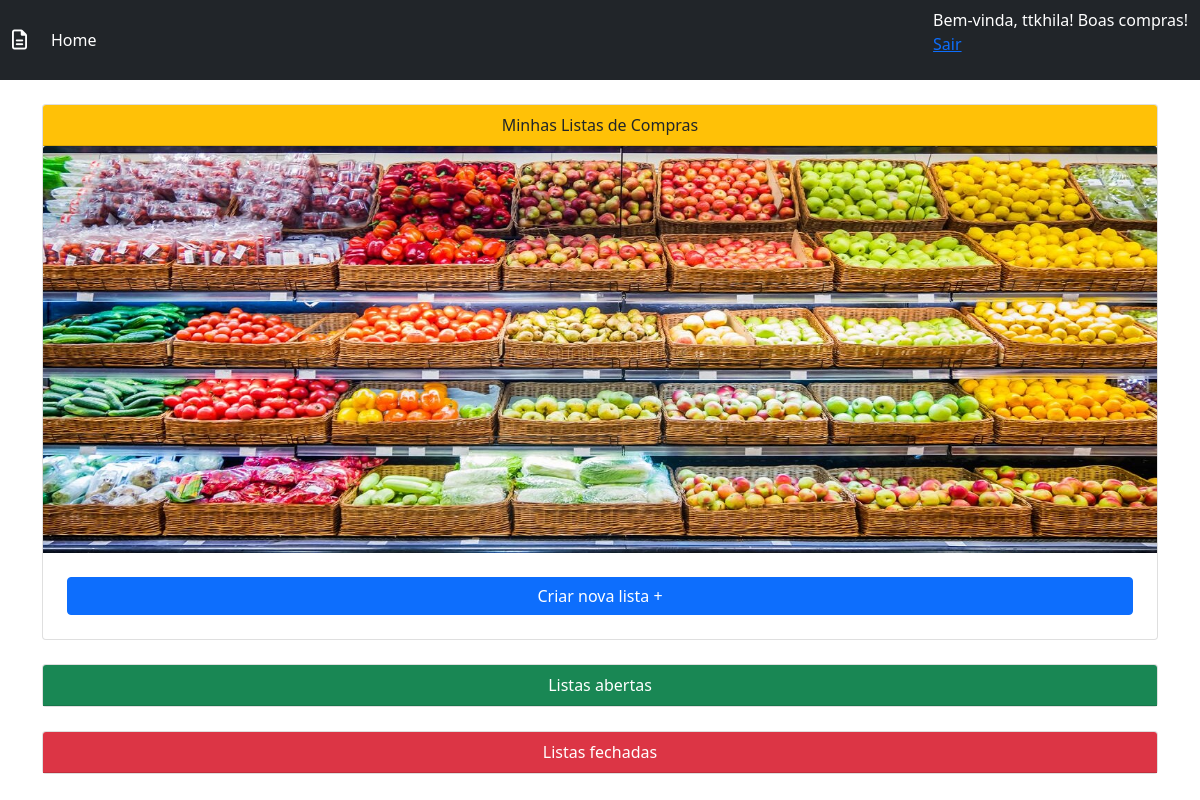
The page /mercado/ (signed in) on the database as committed earlier.
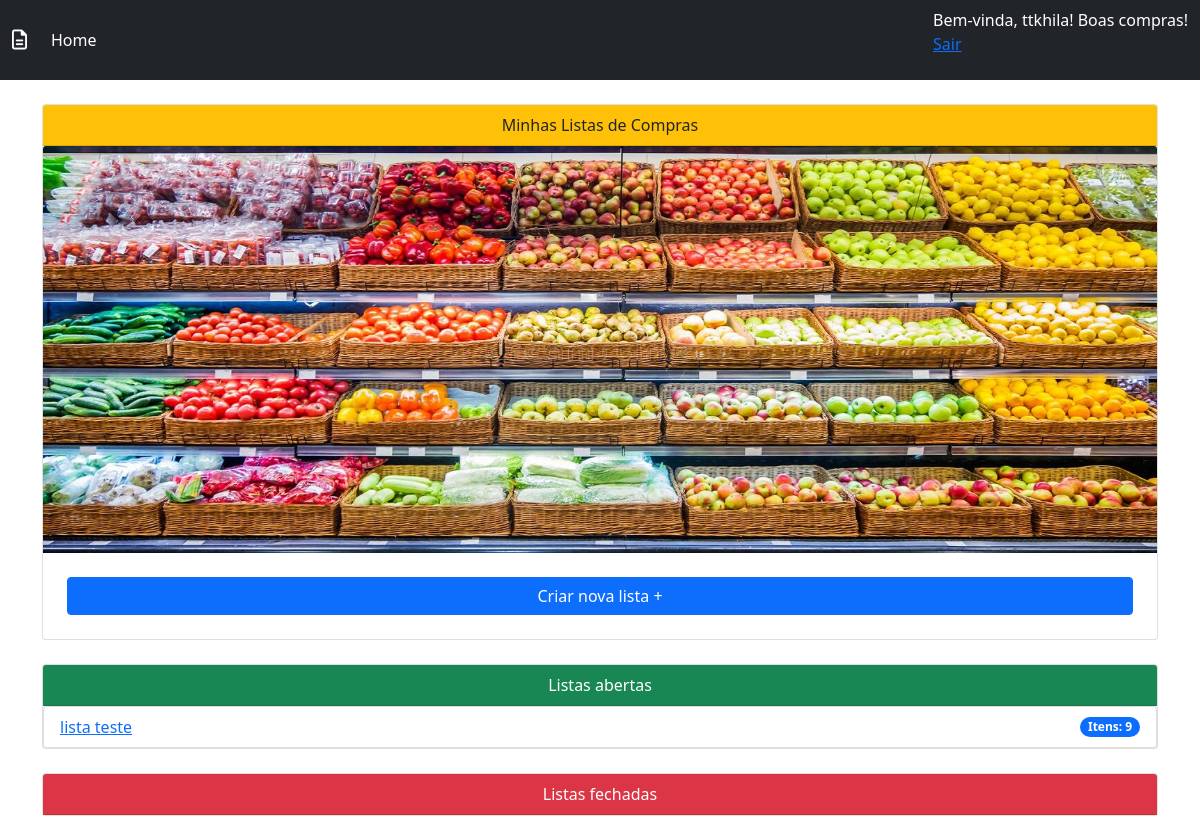
The same page on the database as committed later.
### mercado/models.py (models this page shows, shortened)
class ListaCompra(models.Model):
    nome = models.CharField(max_length=100, null=False)
    data_criacao = models.DateTimeField(auto_now_add=True)
    data_fechamento = models.DateTimeField(auto_now=False, auto_now_add=False)
    finalizada = models.BooleanField(default=False)

### mercado/views.py (the view)
# urls.py: path('', views.mercado_index, name='mercado'),
@login_required
def mercado_index(request):
    open_lists = ListaCompra.objects.filter(Q(finalizada=False))
    closed_lists = ListaCompra.objects.filter(Q(finalizada=True))
    result_open = {}
    result_closed = {}
    for _list in open_lists:
        distinct = ProdutoLista.objects.filter(Q(lista_compra=_list.id)).values('produto').distinct().count()
        result_open[_list.id] = [_list.nome, distinct]
    for _list in closed_lists:
        distinct = ProdutoLista.objects.filter(Q(lista_compra=_list.id)).values('produto').distinct().count()
        result_closed[_list.id] = [_list.nome, distinct]
    return render(request, 'index.html', { 'open': result_open, 'closed': result_closed } )

### mercado/templates/index.html (shortened to what this page needs)
{% extends 'base.html' %}
{% load static %}
{% block 'body' %}
<div class="row">
    <div class="col-sm-12">
        <div class="card mt-4">
            <div class="card-header text-dark bg-warning text-center">Minhas Listas de Compras</div>
            <img class="card-img-top" src="{% static 'img/banner_mercado.jpg' %}" />
            <div class="card-body">
                <div class="d-grid gap-2 m-2">
                    <a href="{% url 'novaLista' %}" type="button" class="btn btn-primary">Criar nova lista +</a>
                </div>
            </div>
        </div>
        <div class="card mt-4">
            <div class="card-header bg-success text-white text-center">Listas abertas</div>
            <ul class="list-group">
                {% for id, item in open.items %}
                <li class="list-group-item d-flex justify-content-between align-items-center">
                <a href="{% url 'showList' id %}" class="card-link">{{item.0}}</a>
                    <span class="badge bg-primary rounded-pill">Itens: {{item.1}}</span>
                </li>
                {% endfor %}
            </ul>
        </div>
        <div class="card mt-4 mb-4">
            <div class="card-header bg-danger text-white text-center">Listas fechadas</div>
        </div>
    </div>
</div>
{% endblock %}

### templates/base.html (shortened to what this page needs)
{% load static %}
<!DOCTYPE html>
<html lang="pt-br">
<head>
    <link href="https://cdn.jsdelivr.net/npm/bootstrap@5.0.2/dist/css/bootstrap.min.css" rel="stylesheet">
    <link rel="stylesheet" href="{% static 'css/general.css' %}">
</head>
<body>
    <nav class="navbar navbar-expand-lg navbar-dark bg-dark">
        <div class="container-fluid">
            <a class="navbar-brand" href="{% url 'mercado' %}"><i class="fa-regular fa-file-lines"></i></a>
            <div class="collapse navbar-collapse" id="navbarNav">
                <ul class="navbar-nav">
                    <li class="nav-item">
                        <a class="nav-link active" aria-current="page" href="{% url 'mercado' %}">Home</a>
                    </li>
                </ul>
            </div>
            <div class="flex-d text-white">
                {% if user.is_authenticated %}
                    <p>Bem-vinda, {{ user.username }}! Boas compras!<br /><a href="{% url 'logout' %}">Sair</a></p>
                {% else %}
                    <p>Bem-vindo(a), novo usuário! Faça, <a href="{% url 'login' %}">login</a></p>
                {% endif %}
            </div>
        </div>
    </nav>
    <div class="container">
    {% block 'body' %} {% endblock %}
    </div>
</body>
</html>

Rows that differ between the two databases and show on the page:
added ListaCompra: nome "lista teste"
Other text that changed with them:
new list line: "Itens: 9"
